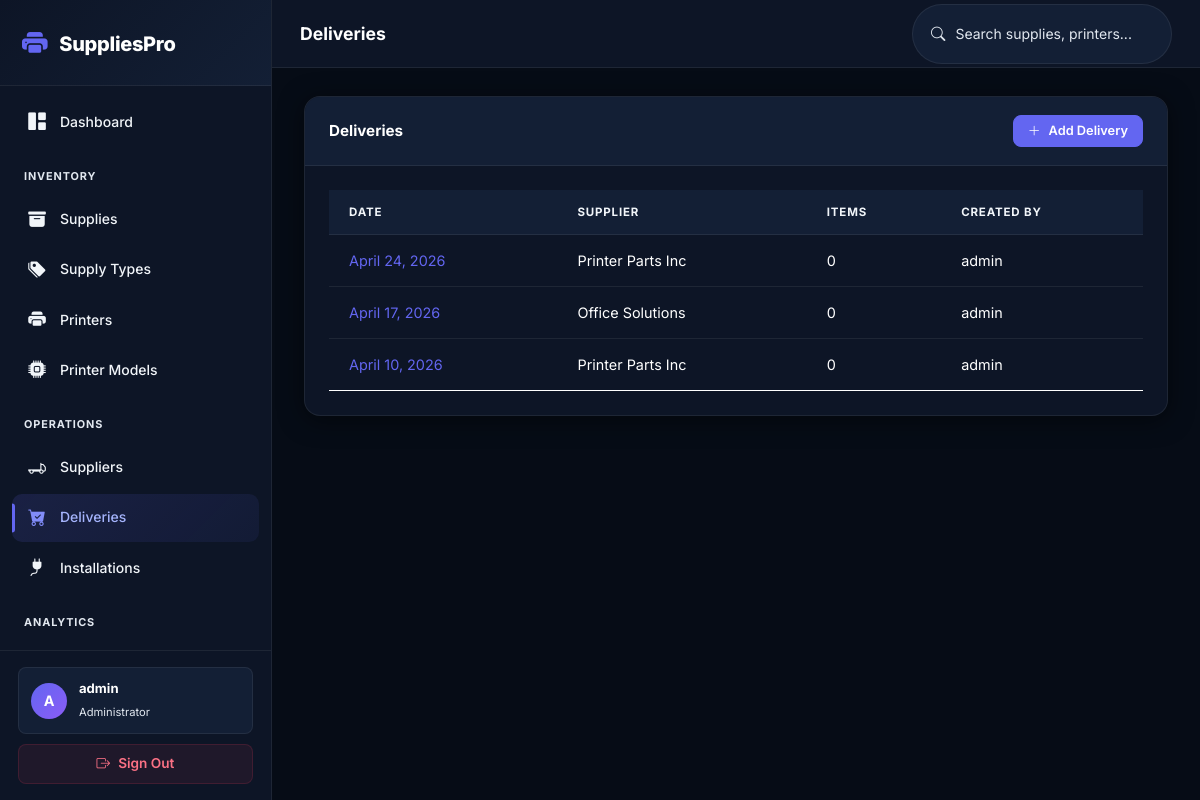
Before: /deliveries/ (signed in) with the older database file.
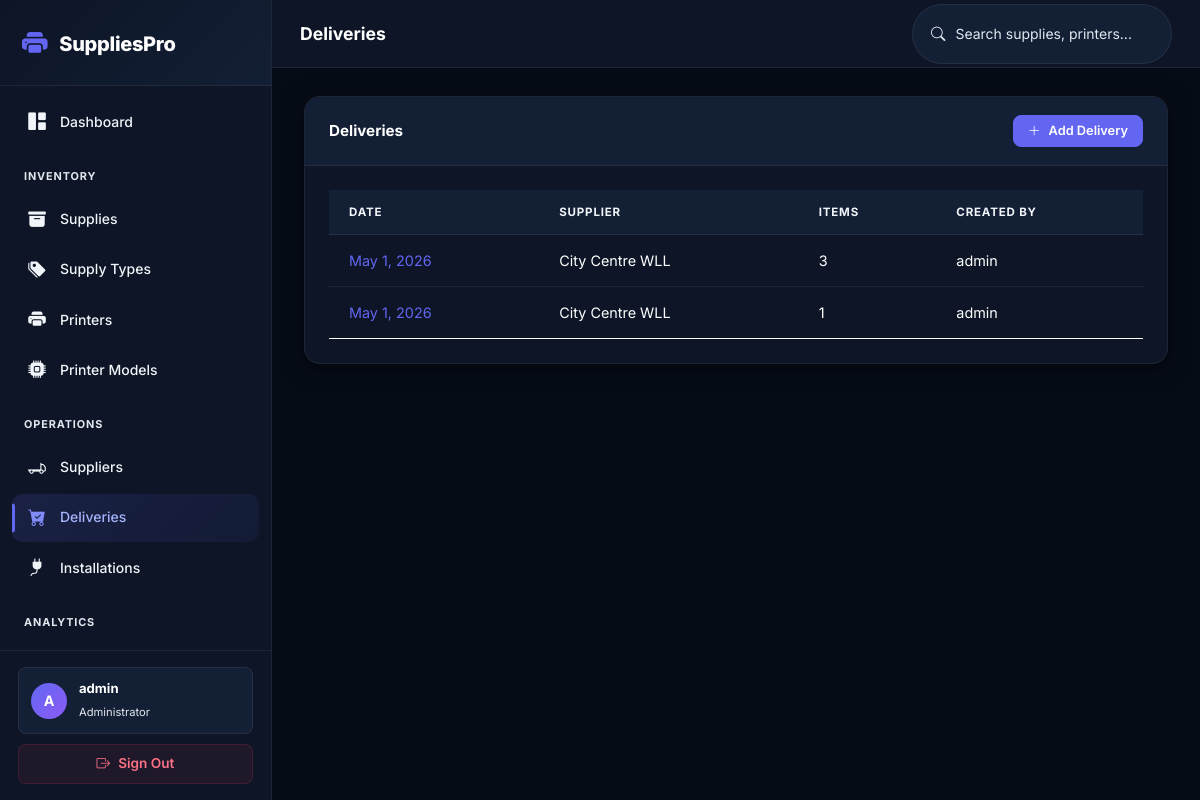
After: the same page with the newer database file.
### inventory/models.py (models this page shows, shortened)
class Delivery(models.Model):
    supplier = models.ForeignKey(Supplier, on_delete=models.PROTECT)
    delivery_date = models.DateField()
    delivery_note = models.FileField(upload_to='delivery_notes/', blank=True, null=True)
    notes = models.TextField(blank=True)
    created_by = models.ForeignKey(User, on_delete=models.SET_NULL, null=True)
    created_at = models.DateTimeField(auto_now_add=True)
    updated_at = models.DateTimeField(auto_now=True)
    class Meta:
        ordering = ['-delivery_date']
    @property
    def total_items(self):
        return sum(item.quantity for item in self.items.all())

class Supplier(models.Model):
    name = models.CharField(max_length=200)
    contact_name = models.CharField(max_length=200)
    email = models.EmailField()
    phone = models.CharField(max_length=20)
    address = models.TextField()
    is_active = models.BooleanField(default=True)
    created_at = models.DateTimeField(auto_now_add=True)
    updated_at = models.DateTimeField(auto_now=True)
    class Meta:
        ordering = ['name']
        constraints = [
            models.UniqueConstraint(fields=['name'], name='unique_supplier')
        ]

class User(AbstractUser):
    ROLE_CHOICES = [
        ('admin', 'Administrator'),
        ('manager', 'Manager'),
    ]
    role = models.CharField(max_length=20, choices=ROLE_CHOICES, default='manager')
    phone = models.CharField(max_length=20, blank=True)
    class Meta:
        verbose_name = 'User'
        verbose_name_plural = 'Users'

class DeliveryItem(models.Model):
    delivery = models.ForeignKey(Delivery, on_delete=models.CASCADE, related_name='items')
    supply = models.ForeignKey(Supply, on_delete=models.PROTECT)
    quantity = models.IntegerField(default=1, validators=[MinValueValidator(1)])
    class Meta:
        unique_together = ['delivery', 'supply']

### inventory/views.py (the view)
# urls.py: path('deliveries/', views.DeliveryListView.as_view(), name='delivery_list'),
class DeliveryListView(LoginRequiredMixin, ListView):
    model = Delivery
    template_name = 'inventory/delivery_list.html'
    paginate_by = 20
    context_object_name = 'deliveries'
    def get_queryset(self):
        queryset = Delivery.objects.all().order_by('-delivery_date')
        query = self.request.GET.get('q')
        supplier = self.request.GET.get('supplier')
        if query:
            queryset = queryset.filter(notes__icontains=query)
        if supplier:
            queryset = queryset.filter(supplier_id=supplier)
        return queryset.select_related('supplier', 'created_by')
    def get_context_data(self, **kwargs):
        context = super().get_context_data(**kwargs)
        context['suppliers'] = Supplier.objects.filter(is_active=True)
        return context

### rbac/services.py (called while the page is built)
def get_user_permissions(user):
    if not user.is_authenticated:
        return set()
    cache_key = f'user_permissions_{user.pk}'
    permissions = cache.get(cache_key)
    if permissions is None:
        permissions = set()
        user_roles = Role.objects.filter(user_roles__user=user)
        for role in user_roles:
            for perm in role.permissions.all():
                permissions.add(perm.code)
        cache.set(cache_key, permissions, timeout=3600)
    return permissions

def get_user_roles(user):
    if not user.is_authenticated:
        return Role.objects.none()
    return Role.objects.filter(user_roles__user=user)

### templates/inventory/delivery_list.html (shortened to what this page needs)
{% extends "base.html" %}
{% block page_title %}Deliveries{% endblock %}
{% block content %}
<div class="card">
    <div class="card-header d-flex justify-content-between align-items-center">
        <span>Deliveries</span>
        {% if user.role != 'staff' %}
        <a href="{% url 'delivery_create' %}" class="btn btn-primary btn-sm">
            <i class="bi bi-plus-lg"></i> Add Delivery
        </a>
        {% endif %}
    </div>
    <div class="card-body">
        {% if deliveries %}
        <table class="table">
            <thead>
                <tr>
                    <th>Date</th>
                    <th>Supplier</th>
                    <th>Items</th>
                    <th>Created By</th>
                </tr>
            </thead>
            <tbody>
                {% for delivery in deliveries %}
                <tr>
                    <td><a href="{% url 'delivery_detail' delivery.pk %}" class="text-decoration-none">{{ delivery.delivery_date }}</a></td>
                    <td>{{ delivery.supplier.name }}</td>
                    <td>{{ delivery.total_items }}</td>
                    <td>{{ delivery.created_by.username }}</td>
                </tr>
                {% endfor %}
            </tbody>
        </table>
        {% endif %}
    </div>
</div>
{% endblock %}

Changed rows visible on the page:
removed Delivery: delivery_date "April 10, 2026", supplier.name "Printer Parts Inc", total_items "0", created_by.username "admin"
changed Delivery (number 1 of 2 on the later page): delivery_date "April 24, 2026" → "May 1, 2026"; supplier.name "Printer Parts Inc" → "City Centre WLL"; total_items "0" → "3"
changed Delivery (number 2 of 2 on the later page): delivery_date "April 17, 2026" → "May 1, 2026"; supplier.name "Office Solutions" → "City Centre WLL"; total_items "0" → "1"
